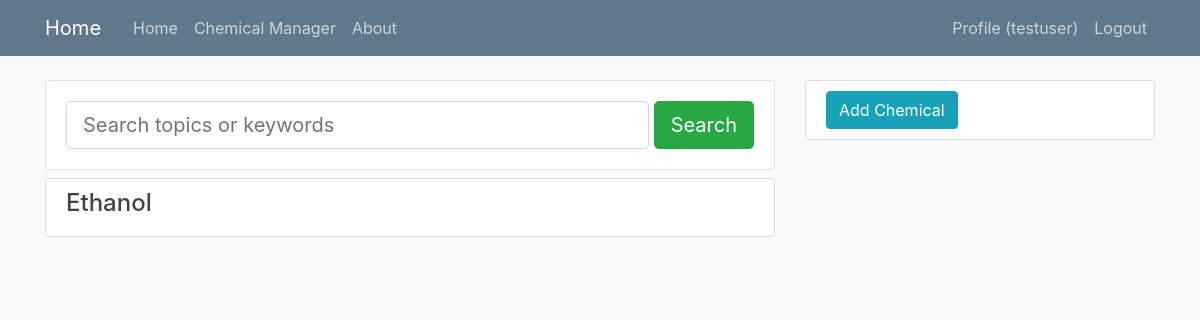
The page /chemmanager/2/ (signed in) on the database as committed earlier.
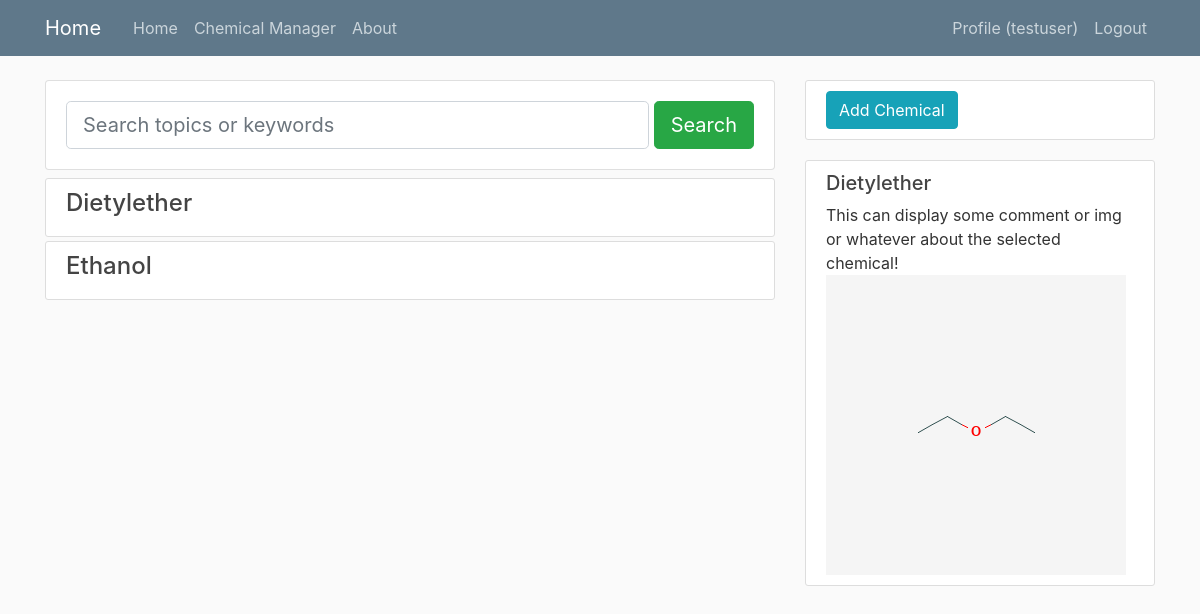
The same page on the database as committed later.
### chemmanager/models.py (models this page shows, shortened)
class Chemical(models.Model):
    name = models.CharField(max_length=250)
    structure = models.CharField(max_length=250, blank=True, null=True)
    molar_mass = models.FloatField(blank=True, null=True)
    density = models.FloatField(blank=True, null=True)
    melting_point = models.FloatField(blank=True, null=True)
    boiling_point = models.FloatField(blank=True, null=True)
    comment = models.TextField(blank=True)
    cid = models.CharField(max_length=100, blank=True, null=True)
    cas = models.CharField(max_length=100, blank=True, null=True)
    image = models.ImageField(default='chemical_pics/default.png', upload_to='chemical_pics')
    creator = models.ForeignKey(User, on_delete=models.CASCADE, blank=True, null=True)
    workgroup = models.ForeignKey(Workgroup, on_delete=models.CASCADE, blank=True, null=True)

### chemmanager/views.py (the view)
# urls.py: path('', login_required(ChemicalListView.as_view()), name='chemmanager-home'),
class ChemicalListView(ListView):
    model = Chemical
    template_name = 'chemmanager/home.html'
    context_object_name = 'chemicals'
    extra_context = {
        'title': 'Chemical Manager',
        'chemical_detail': None,
    }
    def get_queryset(self):
        if 'pk' in self.kwargs:
            self.extra_context['chemical_detail'] = Chemical.objects.filter(pk=self.kwargs['pk']).first()
        object_list = Chemical.objects.filter(workgroup=self.request.user.profile.workgroup) | \
                      Chemical.objects.filter(stock__storage__workgroup=self.request.user.profile.workgroup)
        query = self.request.GET.get('q')
        if query:
            object_list = object_list.filter(name__icontains=query)
        return object_list.order_by('name').distinct()
    paginate_by = 10

### chemmanager/models.py (called while the page is built)
    def __str__(self):
        return self.name

    @property
    def left_quantity(self):
        left_quantity = self.quantity
        for extraction in self.extraction_set.all():
            left_quantity -= extraction.quantity
        return left_quantity

### chemmanager/templates/chemmanager/home.html (shortened to what this page needs)
{% extends "chemmanager/chemmanager_base.html" %}
{% block content %}
    <form class="card card-sm mb-2">
        <div class="card-body row no-gutters align-items-center">
            <div class="col">
                <input class="form-control form-control-lg form-control-borderless" type="text"
                       placeholder="Search topics or keywords" name="q" value="{{ request.Get.q }}">
            </div>
            <div class="col-auto">&nbsp;</div>
            <div class="col-auto">
                <button class="btn btn-lg btn-success" type="submit" value="Search Chemicals" onclick="localStorage.clear()">Search</button>
            </div>
        </div>
    </form>
    {% for chemical in chemicals %}
        <article class="media content-section mb-1">
            <div class="media-body">
                <a href="{% url 'chemical-list' chemical.id %}?{{ request.GET.urlencode }}" class="expand-chemical" id="{{ chemical.id }}">
                    <div class="d-flex w-100 bd-highlight">
                        {% if request.user.profile.workgroup == chemical.workgroup %}
                            <h4>{{ chemical.name }}</h4>
                        {% else %}
                            <h4>{{ chemical.name }} ({{ chemical.workgroup }})</h4>
                        {% endif %}
                    </div>
                </a>
            </div>
        </article>
    {% endfor %}
{% endblock content %}
{% block properties %}
    <div class="content-section">
        <a href="{% url 'chemical-create' %}" class="btn btn-info">Add Chemical</a>
    </div>
    {% if chemical_detail %}
        <div class="content-section">
            <h5>{{ chemical_detail.name }}</h5>
            <div class="article-content">This can display some comment or img or whatever about the selected chemical!</div>
            <img src="{{ chemical_detail.image.url }}" alt="not found">
        </div>
    {% endif %}
{% endblock properties %}

### chemmanager/templates/chemmanager/chemmanager_base.html (shortened to what this page needs)
{% extends "blog/base.html" %}
{% block base_content %}
<main role="main" class="container">
    <div class="row">
        <div class="col-md-8">
            {% block content %}{% endblock %}
        </div>
        <div class="col-md-4">
            {% block properties %}{% endblock %}
        </div>
    </div>
</main>
{% endblock base_content %}

### blog/templates/blog/base.html (shortened to what this page needs)
{% load static %}
<!DOCTYPE html>
<html lang="en">
<head>
    <link rel="stylesheet" href="https://stackpath.bootstrapcdn.com/bootstrap/4.4.1/css/bootstrap.min.css">
    <link rel="stylesheet" href="{% static 'blog/main.css' %}">
</head>
<body>
    <header class="site-header">
      <nav class="navbar navbar-expand-md navbar-dark bg-steel fixed-top">
        <div class="container">
          <a class="navbar-brand mr-4" href="{% url 'blog-home' %}">Home</a>
          <div class="collapse navbar-collapse" id="navbarToggle">
            <div class="navbar-nav mr-auto">
                <a class="nav-item nav-link" href="{% url 'blog-home' %}">Home</a>
                <a class="nav-item nav-link" href="{% url 'chemmanager-home' %}">Chemical Manager</a>
                <a class="nav-item nav-link" href="{% url 'blog-about' %}">About</a>
            </div>
            <div class="navbar-nav">
                {% if user.is_authenticated %}
                    <a class="nav-item nav-link" href="{% url 'profile' %}">Profile ({{ user }})</a>
                    <a class="nav-item nav-link" href="{% url 'logout' %}">Logout</a>
                {% else %}
                    <a class="nav-item nav-link" href="{% url 'login' %}">Login</a>
                    <a class="nav-item nav-link" href="{% url 'register' %}">Register</a>
                {% endif %}
            </div>
          </div>
        </div>
      </nav>
    </header>
    {% block base_content %}{% endblock %}
</body>
</html>

### blog/static/blog/main.css (style rules this page uses)
body { background: #fafafa; color: #333333; margin-top: 5rem; }
h1, h2, h3, h4, h5, h6 { color: #444444; }
.bg-steel { background-color: #5f788a; }
.site-header .navbar-nav .nav-link { color: #cbd5db; }
.content-section { background: #ffffff; padding: 10px 20px; border: 1px solid #dddddd; border-radius: 3px; margin-bottom: 20px; }
.article-content { white-space: pre-line; }

Rows that differ between the two databases and show on the page:
added Chemical: name "Dietylether", image (picture)
Other text that changed with them:
text now shown: "This can display some comment or img or whatever about the selected chemical!"
